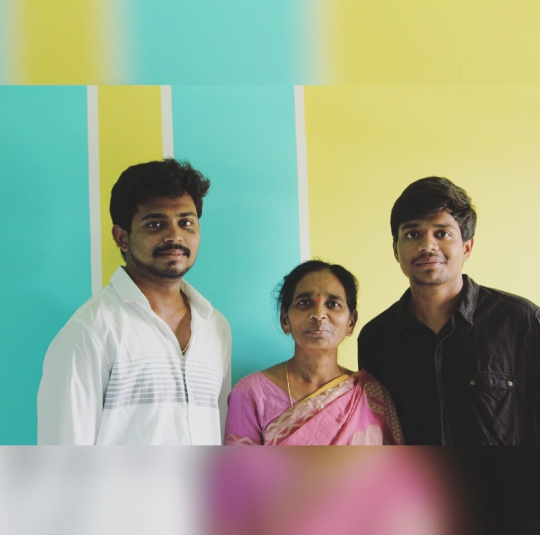
#> input picture pic9.jpg, 1080 x 1070 px (shown at 1/2 size)
$ python cartoon.py
#> lines starting #> are read from the running program, lines starting #| are printed output that depends on the picture; after the words box and inside, x2 and y2 are one past the last pixel; in counts of white or black regions, pixels touching at a corner belong together
import cv2
import numpy as np

num_down = 2
num_bilateral = 7

img_rgb = cv2.imread("pic9.jpg")
#> img_rgb is the input picture: shape (1070, 1080, 3); mean B, G, R 138.8, 163.9, 150.1
print(img_rgb.shape)
#| (1070, 1080, 3)

img_rgb = cv2.resize(img_rgb,(600,600))
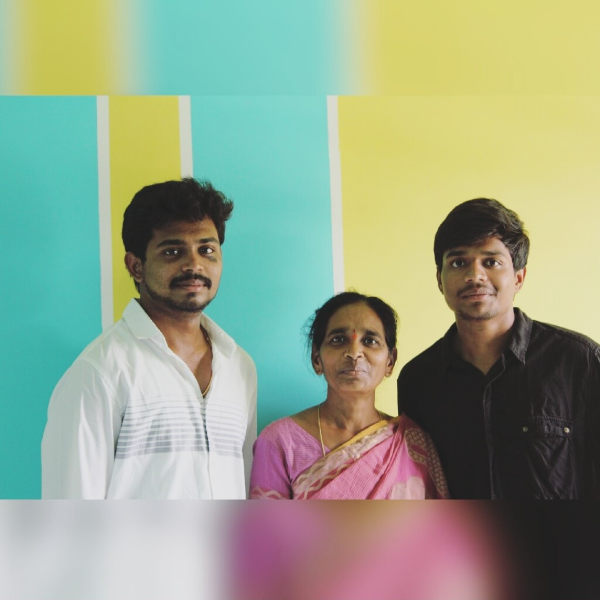
#> img_rgb: shape (600, 600, 3); mean B, G, R 138.7, 163.8, 150

img_rgb=cv2.resize(img_rgb,(600,600))

img_color = img_rgb
for i in range(num_down):
    img_color = cv2.pyrDown(img_color)
#> this loop made 2 passes
#> pass 2, `img_color = cv2.pyrDown(img_color)`:
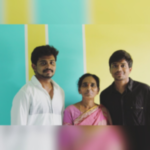
#> img_color: shape (150, 150, 3); mean B, G, R 138.9, 164.1, 150

for i in range(num_bilateral):
    img_color = cv2.bilateralFilter(img_color,d=9,sigmaColor=9,sigmaSpace=7)

for i in range(num_down):
    img_color =cv2.pyrUp(img_color)
#> this loop made 2 passes
#> pass 1, `img_color =cv2.pyrUp(img_color)`:
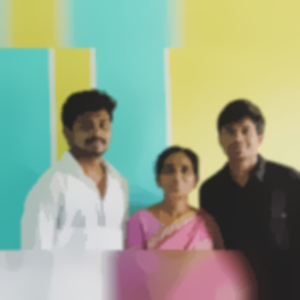
#> img_color: shape (300, 300, 3); mean B, G, R 138.8, 163.9, 150

img_gray = cv2.cvtColor(img_rgb, cv2.COLOR_RGB2GRAY)
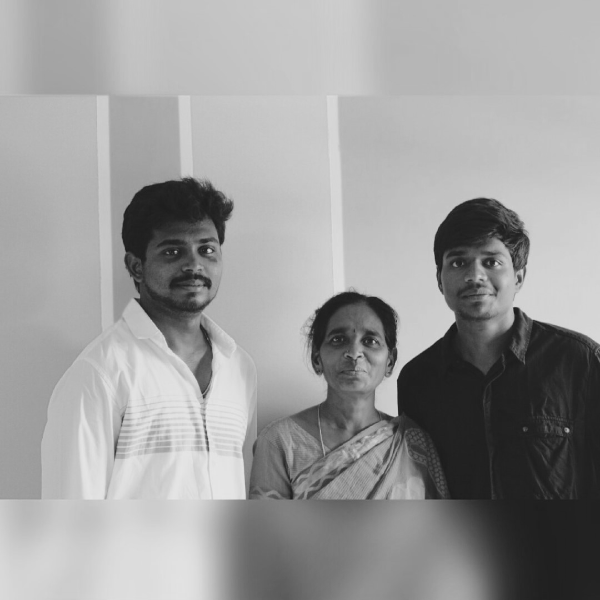
#> img_gray: shape (600, 600); min 22, max 230, mean 154.7
img_blur = cv2.medianBlur(img_gray, 7)

img_edge = cv2.adaptiveThreshold(img_blur, 255, cv2.ADAPTIVE_THRESH_MEAN_C,cv2.THRESH_BINARY,blockSize = 9,C=2)
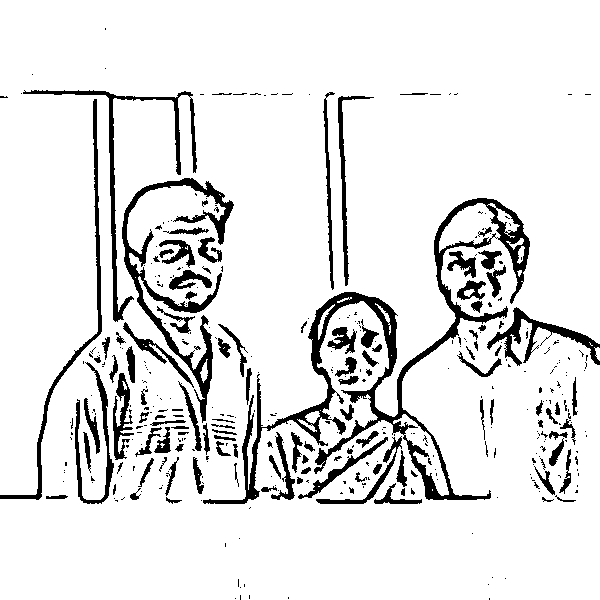
#> img_edge: shape (600, 600); 89.7% white; 394 black regions (275 under 20 px), largest, box (x1, y1, x2, y2) and area: (203, 198, 530, 504) 9929, (122, 178, 234, 423) 4057, (23, 90, 197, 322) 2272

img_edge = cv2.cvtColor(img_edge, cv2.COLOR_GRAY2RGB)
img_cartoon = cv2.bitwise_and(img_color, img_edge)
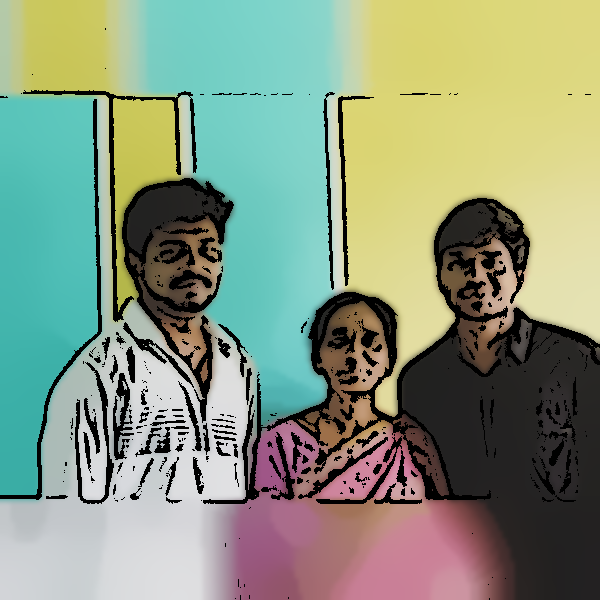
#> img_cartoon: shape (600, 600, 3); mean B, G, R 127.4, 151, 136.5

stack=np.hstack([img_rgb,img_cartoon])
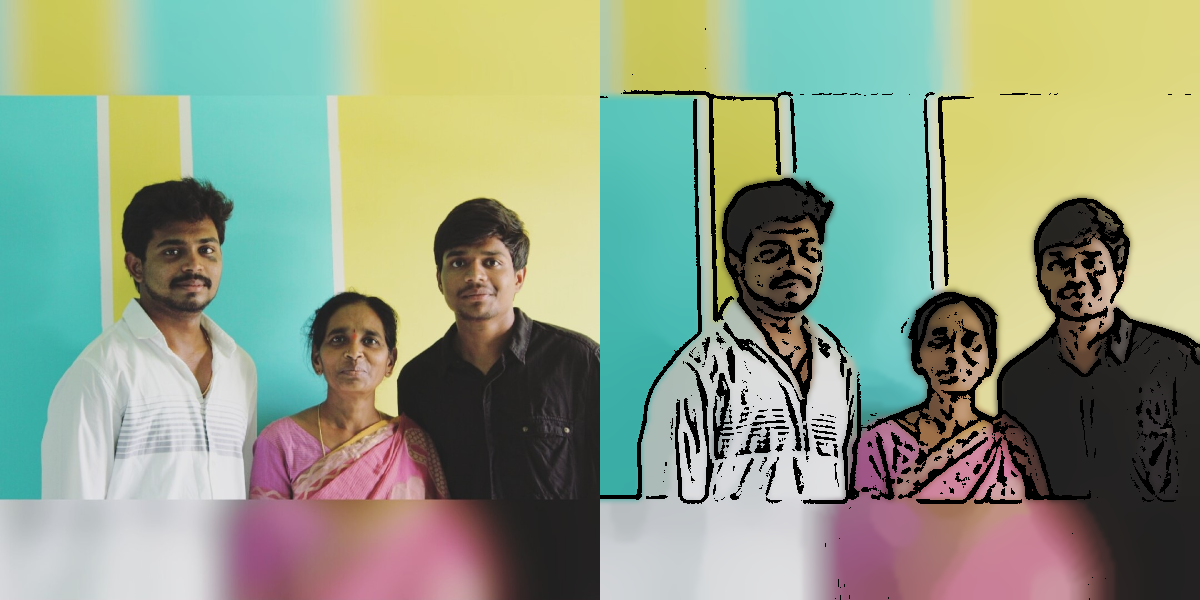
#> stack: shape (600, 1200, 3); mean B, G, R 133.1, 157.4, 143.3

cv2.imshow("pic9.jpg",stack)
